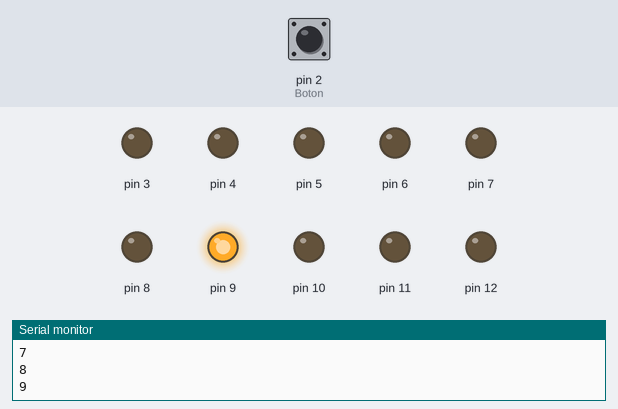
This sketch was run on a simulated Arduino Uno, built with avr-gcc and run on an emulated ATmega328P. Parts: output pins drawn as LEDs (lit = HIGH), the last lines printed to the serial monitor. Dashed ring = blinking. The test bench sets the inputs (shaded band); at power-on: pin 2 (Boton) LOW.

Above: at 0.65 s.
1.3 s: pin 2 (Boton) pulled HIGH for 0.15 s
2.9 s: pin 2 (Boton) pulled HIGH for 1 s
At 3.9 s:
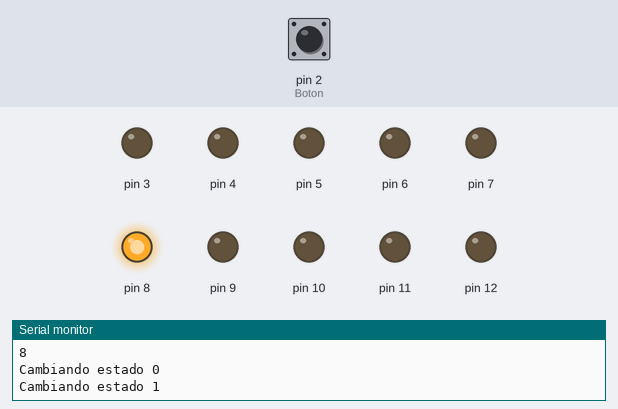
At 4.55 s:
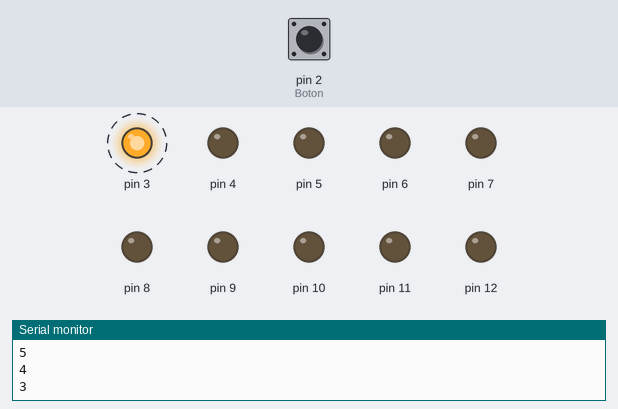
Timing chart, 0 to 11.9 s (numbered marks = the images above; inputs shaded):
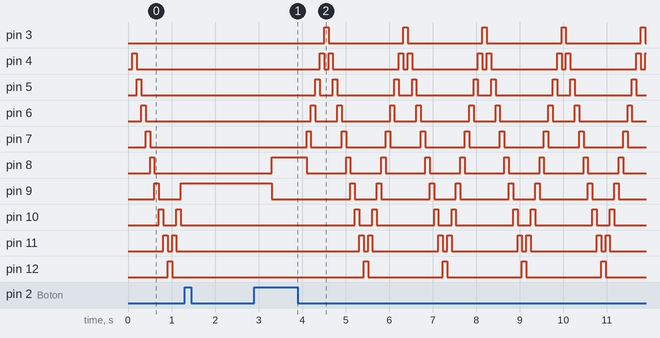

The sketch:

Codigo_Base.ino
```cpp
// Creado ChepeCarlos de ALSW
// Tutorial Completo en https://nocheprogramacion.com
// Canal Youtube https://youtube.com/alswnet?sub_confirmation=1


#define Derecha 1
#define Izquierda -1

int CanitdadLed = 10;
int LedInicial = 3;

int LedActual = LedInicial;
int Direcion = Derecha;

int Esperar = 100;
int Boton = 2;
boolean Estado = true;

float TiempoAnterior = 0;

void setup() {
  Serial.begin(9600);
  pinMode(Boton, INPUT);
  for (int i = LedInicial ; i < CanitdadLed + LedInicial ; i++) {
    pinMode(i, OUTPUT);
  }
}

void loop() {
  ActualizarBoton();
  ActualizarLed();
}

void ActualizarBoton() {
  if (digitalRead(Boton)) {
    Estado = !Estado;
    Serial.print("Cambiando estado ");
    Serial.println(Estado);
    delay(400);
  }
}

void ActualizarLed() {
  if (Estado) {
    float TiempoActual = millis();
    if (TiempoActual - TiempoAnterior > Esperar) {
      TiempoAnterior = TiempoActual;
      digitalWrite(LedActual, LOW);
      LedActual += Direcion;
      if (LedActual >= LedInicial + CanitdadLed -1) {
        Direcion = Izquierda;
      } else if (LedActual <= LedInicial) {
        Direcion = Derecha;
      }
      digitalWrite(LedActual, HIGH);
      Serial.println(LedActual);
    }
  }
}
```

Measured:
- after the input at 1.3 s, pin 3: stays LOW (without the input it goes to HIGH after 0.52 s); pin 4–8: stops changing and stays LOW; pin 9: stays HIGH (without the input it goes to LOW after 0.01 s); pin 10: stays LOW (without the input it goes to HIGH after 1.2 s); pin 11: stays LOW (without the input it goes to HIGH after 1.3 s)
- after the input at 2.9 s, pin 3: alternates HIGH for 0.10 s and LOW for 1.7 s, starting after 1.6 s; pin 4: LOW → HIGH after 1.5 s, then repeats every 1.8 s: LOW 0.10 s, HIGH 0.10 s, LOW 1.5 s, HIGH 0.10 s
- by itself, pin 10: alternates HIGH for 0.10 s and LOW for 0.30 s
- by itself, pin 11: alternates HIGH for 0.10 s and LOW for 0.10 s
